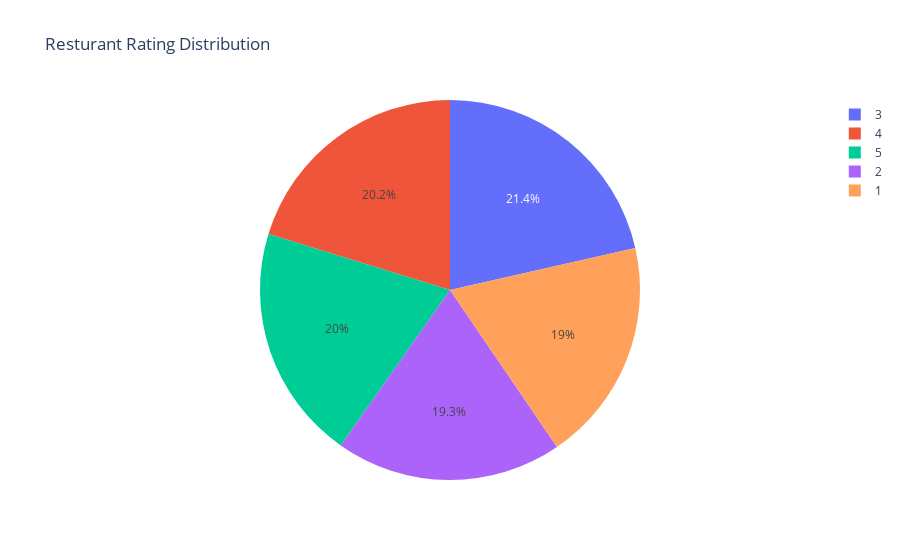

Source (notebook cell):
### Code cell
rating=Reviews['rating'].value_counts().reset_index()

px.pie(data_frame=rating,names='rating',values='count',title='Resturant Rating Distribution')

### Figure 1 — Plotly figure (JSON) as saved in the notebook; plotly's stock layout.template omitted (floating-point values rounded to 4 significant figures)
{"data": [{"domain": {"x": [0, 1], "y": [0, 1]}, "hovertemplate": "rating=%{label}<br>count=%{value}<extra></extra>", "labels": [3, 4, 5, 2, 1], "legendgroup": "", "name": "", "showlegend": true, "type": "pie", "values": [267, 252, 249, 240, 237]}], "layout": {"legend": {"tracegroupgap": 0}, "title": {"text": "Resturant Rating Distribution"}}}
